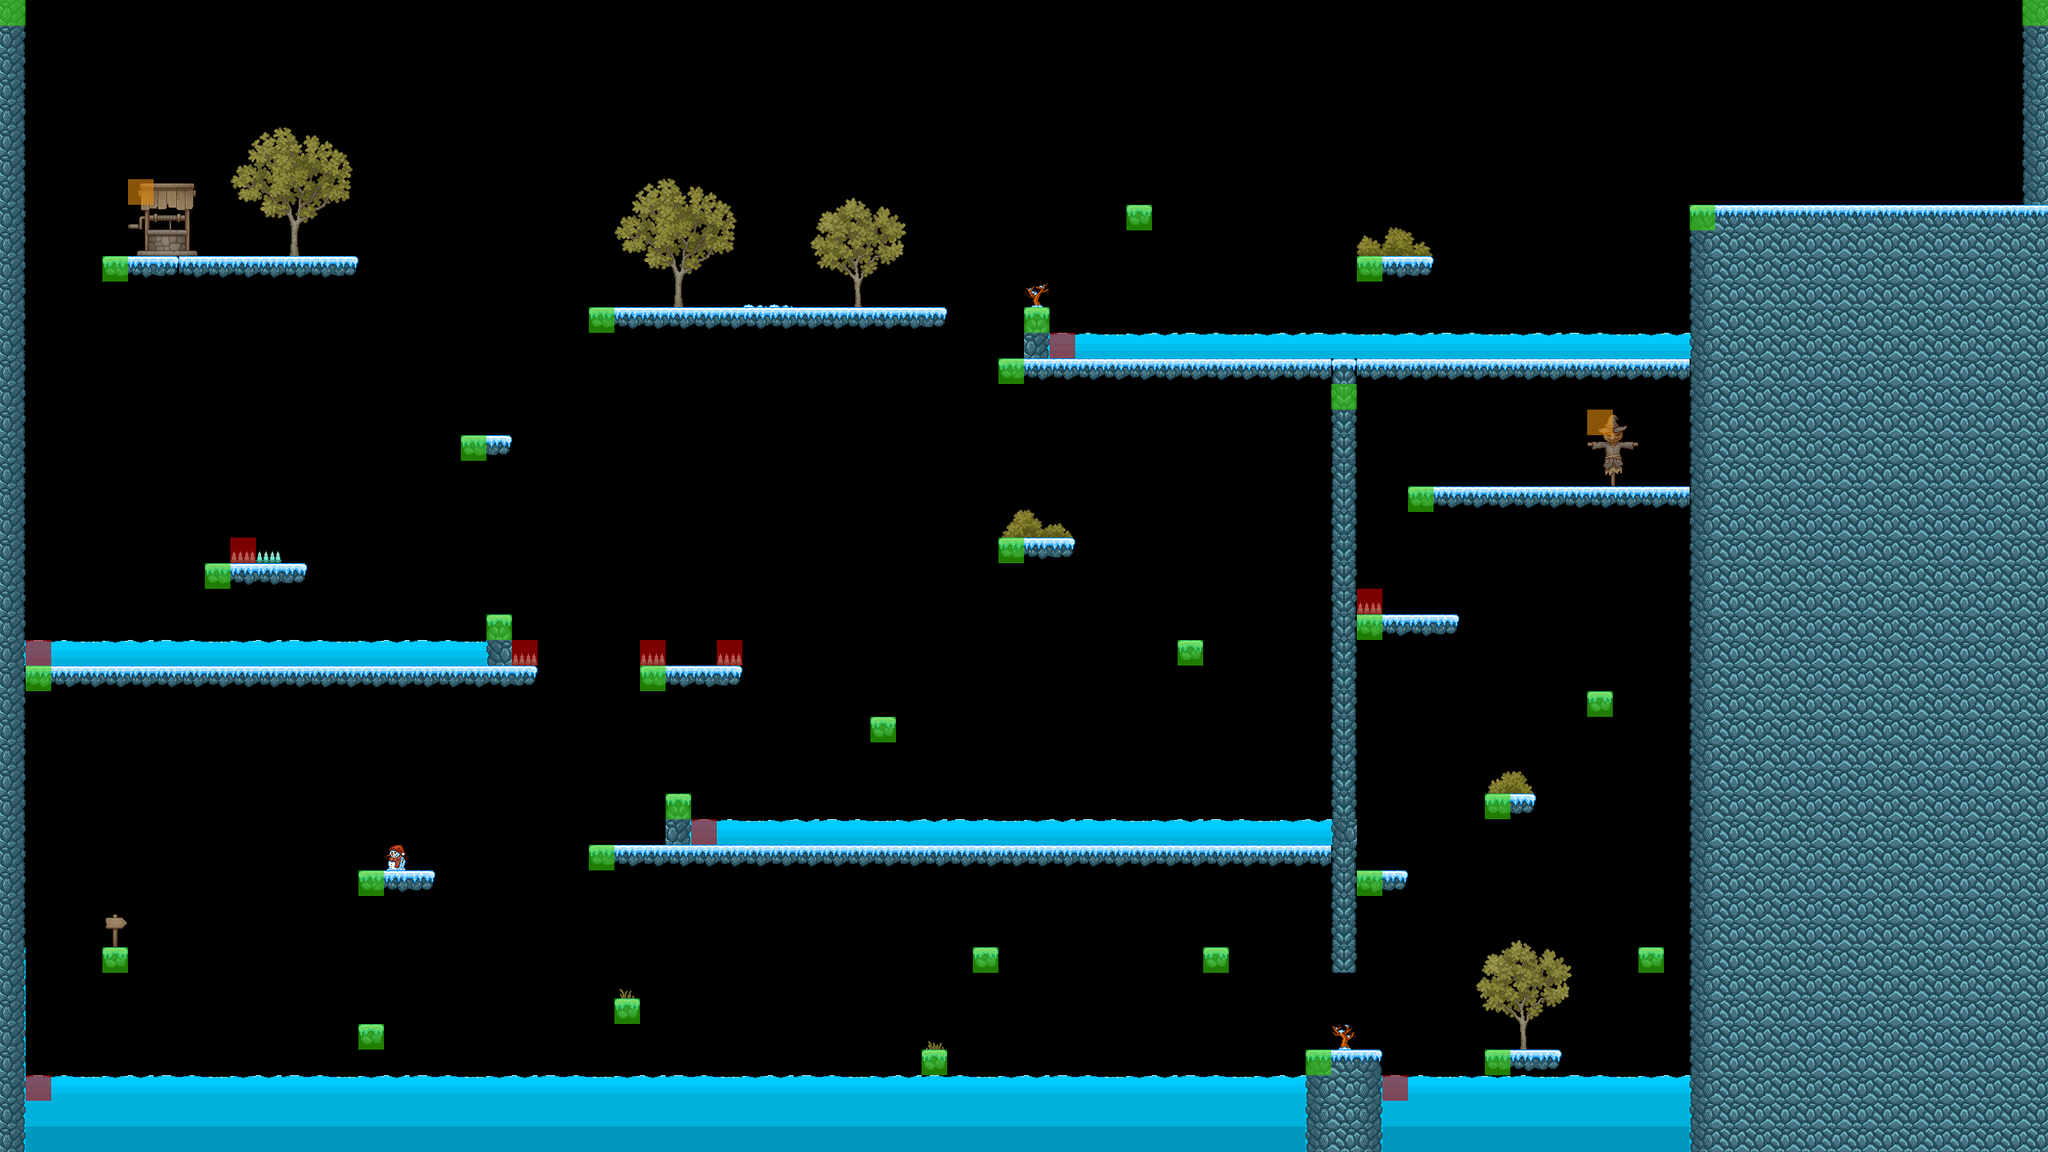

This game map was drawn from its Tiled (.tmx) file and the tilesets committed beside it. A one-line description and the trimmed map source follow:
An orthogonal 80x45 tile map with 32x32 px tiles, 22 tile layers (Paint, Ground 14x37, Wall 1x45, Wall 1x23, ...), 3 tilesets.

<map version="1.5" tiledversion="1.7.0" orientation="orthogonal" renderorder="right-down" width="80" height="45" tilewidth="32" tileheight="32" infinite="0" nextlayerid="26" nextobjectid="1">
 <tileset firstgid="1" name="red_green" tilewidth="32" tileheight="32" tilecount="3" columns="3">
  <image source="marks.png" width="96" height="32" />
 </tileset>
 <tileset firstgid="4" name="pixel_platform_01_tileset_final" tilewidth="32" tileheight="32" tilecount="160" columns="16">
  <image source="ice_tileset.png" width="512" height="320" />
 </tileset>
 <tileset firstgid="164" name="TX Village Props" tilewidth="32" tileheight="32" tilecount="1024" columns="32">
  <image source="TX Village Props.png" width="1024" height="1024" />
 </tileset>
 <layer id="3" name="Paint" width="80" height="45">
  <properties>
   <property name="Draw" type="int" value="1" />
  </properties>
  <data>[3600 cells, 1172 non-empty, 114 distinct tile ids]</data>
 </layer>
 <layer id="2" name="Ground 14x37" width="80" height="45">
  <properties>
   <property name="Collision" type="int" value="1" />
   <property name="Draw" type="int" value="0" />
   <property name="Height" type="int" value="37" />
   <property name="Width" type="int" value="14" />
  </properties>
  <data>[3600 cells, 1 non-empty, 1 distinct tile ids]</data>
 </layer>
 <layer id="11" name="Wall 1x45" width="80" height="45">
  <properties>
   <property name="Collision" type="int" value="1" />
   <property name="Draw" type="int" value="0" />
   <property name="Height" type="int" value="45" />
   <property name="Width" type="int" value="1" />
  </properties>
  <data>[3600 cells, 2 non-empty, 1 distinct tile ids]</data>
 </layer>
 <layer id="19" name="Wall 1x23" width="80" height="45">
  <properties>
   <property name="Collision" type="int" value="1" />
   <property name="Draw" type="int" value="0" />
   <property name="Height" type="int" value="23" />
   <property name="Width" type="int" value="1" />
  </properties>
  <data>[3600 cells, 1 non-empty, 1 distinct tile ids]</data>
 </layer>
 <layer id="20" name="Wall 1x2" width="80" height="45">
  <properties>
   <property name="Collision" type="int" value="1" />
   <property name="Draw" type="int" value="0" />
   <property name="Height" type="int" value="2" />
   <property name="Width" type="int" value="1" />
  </properties>
  <data>[3600 cells, 3 non-empty, 1 distinct tile ids]</data>
 </layer>
 <layer id="7" name="Platforms 1x1" width="80" height="45">
  <properties>
   <property name="Collision" type="int" value="1" />
   <property name="Draw" type="int" value="0" />
   <property name="Height" type="int" value="1" />
   <property name="Width" type="int" value="1" />
  </properties>
  <data>[3600 cells, 11 non-empty, 1 distinct tile ids]</data>
 </layer>
 <layer id="8" name="Platforms 2x1" width="80" height="45">
  <properties>
   <property name="Collision" type="int" value="1" />
   <property name="Draw" type="int" value="0" />
   <property name="Height" type="int" value="1" />
   <property name="Width" type="int" value="2" />
  </properties>
  <data>[3600 cells, 3 non-empty, 1 distinct tile ids]</data>
 </layer>
 <layer id="6" name="Platforms 3x1" width="80" height="45">
  <properties>
   <property name="Collision" type="int" value="1" />
   <property name="Draw" type="int" value="0" />
   <property name="Height" type="int" value="1" />
   <property name="Width" type="int" value="3" />
  </properties>
  <data>[3600 cells, 5 non-empty, 1 distinct tile ids]</data>
 </layer>
 <layer id="13" name="Platforms 4x1" width="80" height="45">
  <properties>
   <property name="Collision" type="int" value="1" />
   <property name="Draw" type="int" value="0" />
   <property name="Height" type="int" value="1" />
   <property name="Width" type="int" value="4" />
  </properties>
  <data>[3600 cells, 3 non-empty, 1 distinct tile ids]</data>
 </layer>
 <layer id="14" name="Platforms 10x1" width="80" height="45">
  <properties>
   <property name="Collision" type="int" value="1" />
   <property name="Draw" type="int" value="0" />
   <property name="Height" type="int" value="1" />
   <property name="Width" type="int" value="10" />
  </properties>
  <data>[3600 cells, 2 non-empty, 1 distinct tile ids]</data>
 </layer>
 <layer id="15" name="Platforms 14x1" width="80" height="45">
  <properties>
   <property name="Collision" type="int" value="1" />
   <property name="Draw" type="int" value="0" />
   <property name="Height" type="int" value="1" />
   <property name="Width" type="int" value="14" />
  </properties>
  <data>[3600 cells, 1 non-empty, 1 distinct tile ids]</data>
 </layer>
 <layer id="16" name="Platforms 20x1" width="80" height="45">
  <properties>
   <property name="Collision" type="int" value="1" />
   <property name="Draw" type="int" value="0" />
   <property name="Height" type="int" value="1" />
   <property name="Width" type="int" value="20" />
  </properties>
  <data>[3600 cells, 1 non-empty, 1 distinct tile ids]</data>
 </layer>
 <layer id="17" name="Platforms 27x1" width="80" height="45">
  <properties>
   <property name="Collision" type="int" value="1" />
   <property name="Draw" type="int" value="0" />
   <property name="Height" type="int" value="1" />
   <property name="Width" type="int" value="27" />
  </properties>
  <data>[3600 cells, 1 non-empty, 1 distinct tile ids]</data>
 </layer>
 <layer id="18" name="Platforms 29x1" width="80" height="45">
  <properties>
   <property name="Collision" type="int" value="1" />
   <property name="Draw" type="int" value="0" />
   <property name="Height" type="int" value="1" />
   <property name="Width" type="int" value="29" />
  </properties>
  <data>[3600 cells, 1 non-empty, 1 distinct tile ids]</data>
 </layer>
 <layer id="1" name="Death 1x1" width="80" height="45">
  <properties>
   <property name="Collision" type="int" value="2" />
   <property name="Draw" type="int" value="0" />
   <property name="Height" type="int" value="1" />
   <property name="Width" type="int" value="1" />
  </properties>
  <data>[3600 cells, 4 non-empty, 1 distinct tile ids]</data>
 </layer>
 <layer id="21" name="Death 2x1" width="80" height="45">
  <properties>
   <property name="Collision" type="int" value="2" />
   <property name="Draw" type="int" value="0" />
   <property name="Height" type="int" value="1" />
   <property name="Width" type="int" value="2" />
  </properties>
  <data>[3600 cells, 1 non-empty, 1 distinct tile ids]</data>
 </layer>
 <layer id="9" name="Death 12x1" width="80" height="45">
  <properties>
   <property name="Collision" type="int" value="2" />
   <property name="Draw" type="int" value="0" />
   <property name="Height" type="int" value="1" />
   <property name="Width" type="int" value="12" />
  </properties>
  <data>[3600 cells, 1 non-empty, 1 distinct tile ids]</data>
 </layer>
 <layer id="23" name="Death 18x1" width="80" height="45">
  <properties>
   <property name="Collision" type="int" value="2" />
   <property name="Draw" type="int" value="0" />
   <property name="Height" type="int" value="1" />
   <property name="Width" type="int" value="18" />
  </properties>
  <data>[3600 cells, 1 non-empty, 1 distinct tile ids]</data>
 </layer>
 <layer id="24" name="Death 25x1" width="80" height="45">
  <properties>
   <property name="Collision" type="int" value="2" />
   <property name="Draw" type="int" value="0" />
   <property name="Height" type="int" value="1" />
   <property name="Width" type="int" value="25" />
  </properties>
  <data>[3600 cells, 2 non-empty, 1 distinct tile ids]</data>
 </layer>
 <layer id="25" name="Death 50x1" width="80" height="45">
  <properties>
   <property name="Collision" type="int" value="2" />
   <property name="Draw" type="int" value="0" />
   <property name="Height" type="int" value="1" />
   <property name="Width" type="int" value="50" />
  </properties>
  <data>[3600 cells, 1 non-empty, 1 distinct tile ids]</data>
 </layer>
 <layer id="4" name="Complete 2x3" width="80" height="45">
  <properties>
   <property name="Collision" type="int" value="3" />
   <property name="Draw" type="int" value="0" />
   <property name="Heigth" type="int" value="3" />
   <property name="Width" type="int" value="2" />
  </properties>
  <data>[3600 cells, 1 non-empty, 1 distinct tile ids]</data>
 </layer>
 <layer id="10" name="Water_Well 3x3" width="80" height="45">
  <properties>
   <property name="Collision" type="int" value="3" />
   <property name="Draw" type="int" value="0" />
   <property name="Heigth" type="int" value="3" />
   <property name="Width" type="int" value="3" />
  </properties>
  <data>[3600 cells, 1 non-empty, 1 distinct tile ids]</data>
 </layer>
</map>
